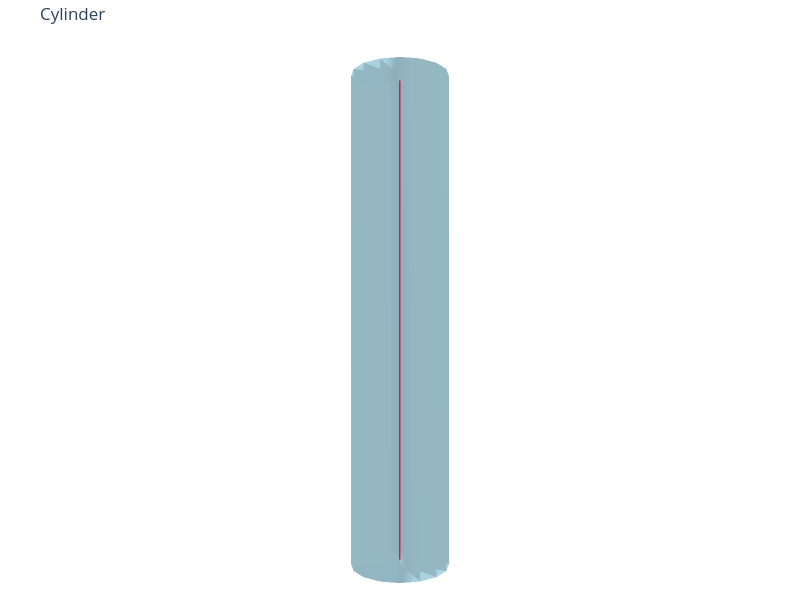

The notebook cell this image was saved under:
### Markdown cell above
## Mesh and skeleton

Load the demo mesh and its curve skeleton. The skeleton is the centerline the cable fit follows.

### Code cell
mm = MeshManager(mesh_path="../../data/demo/cylinder.obj")
mm.print_mesh_analysis()
skeleton = SkeletonGraph.from_txt("../../data/demo/cylinder.polylines.txt")
mesh_fig, camera = visualize_mesh_3d(
    mesh=mm,
    title="Cylinder",
    skel=skeleton,
    show_axes=False,
    width=800,
    height=600,
    eye_scale=2.2,
    return_camera=True,
)
mesh_fig

### Figure 1 — Plotly figure (JSON) as saved in the notebook; plotly's stock layout.template omitted (floating-point values rounded to 4 significant figures)
{"data": [{"color": "lightblue", "i": [1, 1, 2, 2, 4, 4, 5, 5, 6, 6, 7, 7, 8, 8, 9, 9, 10, 10, 11, 11, 12, 12, 13, 13, 14, 14, 15, 15, 16, 16, 17, 17, 18, 18, 19, 19, 20, 20, 21, 21, 22, 22, 23, 23, 24, 24, 25, 25, 26, 26, 27, 27, 28, 28, 29, 29, 30, 30, 31, 31, 32, 32, 33, 33], "j": [0, 4, 4, 5, 0, 6, 6, 7, 0, 8, 8, 9, 0, 10, 10, 11, 0, 12, 12, 13, 0, 14, 14, 15, 0, 16, 16, 17, 0, 18, 18, 19, 0, 20, 20, 21, 0, 22, 22, 23, 0, 24, 24, 25, 0, 26, 26, 27, 0, 28, 28, 29, 0, 30, 30, 31, 0, 32, 32, 33, 0, 1, 1, 2], "k": [4, 2, 5, 3, 6, 5, 7, 3, 8, 7, 9, 3, 10, 9, 11, 3, 12, 11, 13, 3, 14, 13, 15, 3, 16, 15, 17, 3, 18, 17, 19, 3, 20, 19, 21, 3, 22, 21, 23, 3, 24, 23, 25, 3, 26, 25, 27, 3, 28, 27, 29, 3, 30, 29, 31, 3, 32, 31, 33, 3, 1, 33, 2, 3], "name": "Mesh", "opacity": 0.8, "type": "mesh3d", "x": [0.0, 1.0, 1.0, 0.0, 0.9239, 0.9239, 0.7071, 0.7071, 0.3827, 0.3827, 0.0, 0.0, -0.3827, -0.3827, -0.7071, -0.7071, -0.9239, -0.9239, -1.0, -1.0, -0.9239, -0.9239, -0.7071, -0.7071, -0.3827, -0.3827, -0.0, -0.0, 0.3827, 0.3827, 0.7071, 0.7071, 0.9239, 0.9239], "y": [0.0, 0.0, 0.0, 0.0, 0.3827, 0.3827, 0.7071, 0.7071, 0.9239, 0.9239, 1.0, 1.0, 0.9239, 0.9239, 0.7071, 0.7071, 0.3827, 0.3827, 0.0, 0.0, -0.3827, -0.3827, -0.7071, -0.7071, -0.9239, -0.9239, -1.0, -1.0, -0.9239, -0.9239, -0.7071, -0.7071, -0.3827, -0.3827], "z": [-5.0, -5.0, 5.0, 5.0, -5.0, 5.0, -5.0, 5.0, -5.0, 5.0, -5.0, 5.0, -5.0, 5.0, -5.0, 5.0, -5.0, 5.0, -5.0, 5.0, -5.0, 5.0, -5.0, 5.0, -5.0, 5.0, -5.0, 5.0, -5.0, 5.0, -5.0, 5.0, -5.0, 5.0]}, {"line": {"color": "crimson", "width": 3}, "mode": "lines", "name": "Skeleton 0", "opacity": 0.95, "showlegend": false, "type": "scatter3d", "x": [1.503e-14, 2.153e-05, null, 2.153e-05, 2.153e-05, null, 2.153e-05, -4.531e-15, null], "y": [2.897e-15, -9.089e-05, null, -9.089e-05, -9.089e-05, null, -9.089e-05, 8.377e-15, null], "z": [4.908, 4.871, null, 4.871, -4.871, null, -4.871, -4.908, null]}], "layout": {"autosize": false, "height": 600, "margin": {"b": 0, "l": 0, "r": 0, "t": 40}, "scene": {"aspectmode": "data", "camera": {"eye": {"x": 3.811, "y": 0, "z": 0}, "up": {"x": 0, "y": 0, "z": -1}}, "xaxis": {"visible": false}, "yaxis": {"visible": false}, "zaxis": {"visible": false}}, "title": {"text": "Cylinder"}, "width": 800}}
